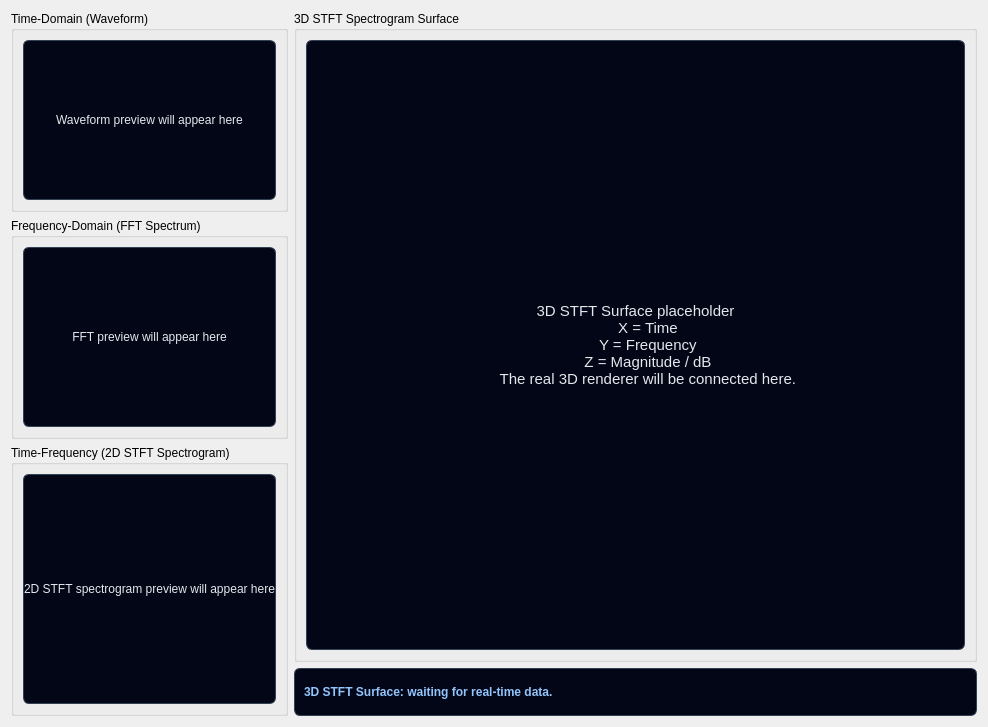
           <widget class="QWidget" name="tab3DStftSurface">
            <attribute name="title">
             <string>3D STFT Surface</string>
            </attribute>
            <layout class="QHBoxLayout" name="surface3DMainLayout">
             <item>
              <layout class="QVBoxLayout" name="surface3DLeftLayout">
               <item>
                <widget class="QGroupBox" name="group3DWaveform">
                 <property name="title">
                  <string>Time-Domain (Waveform)</string>
                 </property>
                 <layout class="QVBoxLayout" name="layout3DWaveform">
                  <item>
                   <widget class="QLabel" name="lbl3DWaveformPreview">
                    <property name="minimumSize">
                     <size>
                      <width>0</width>
                      <height>160</height>
                     </size>
                    </property>
                    <property name="styleSheet">
                     <string>background-color: #020617; color: #E5E7EB; border: 1px solid #334155; border-radius: 6px;</string>
                    </property>
                    <property name="text">
                     <string>Waveform preview will appear here</string>
                    </property>
                    <property name="alignment">
                     <set>Qt::AlignmentFlag::AlignCenter</set>
                    </property>
                   </widget>
                  </item>
                 </layout>
                </widget>
               </item>
               <item>
                <widget class="QGroupBox" name="group3DFft">
                 <property name="title">
                  <string>Frequency-Domain (FFT Spectrum)</string>
                 </property>
                 <layout class="QVBoxLayout" name="layout3DFft">
                  <item>
                   <widget class="QLabel" name="lbl3DFftPreview">
                    <property name="minimumSize">
                     <size>
                      <width>0</width>
                      <height>180</height>
                     </size>
                    </property>
                    <property name="styleSheet">
                     <string>background-color: #020617; color: #E5E7EB; border: 1px solid #334155; border-radius: 6px;</string>
                    </property>
                    <property name="text">
                     <string>FFT preview will appear here</string>
                    </property>
                    <property name="alignment">
                     <set>Qt::AlignmentFlag::AlignCenter</set>
                    </property>
                   </widget>
                  </item>
                 </layout>
                </widget>
               </item>
               <item>
                <widget class="QGroupBox" name="group3DStft2D">
                 <property name="title">
                  <string>Time-Frequency (2D STFT Spectrogram)</string>
                 </property>
                 <layout class="QVBoxLayout" name="layout3DStft2D">
                  <item>
                   <widget class="QLabel" name="lbl3DStft2DPreview">
                    <property name="minimumSize">
                     <size>
                      <width>0</width>
                      <height>230</height>
                     </size>
                    </property>
                    <property name="styleSheet">
                     <string>background-color: #020617; color: #E5E7EB; border: 1px solid #334155; border-radius: 6px;</string>
                    </property>
                    <property name="text">
                     <string>2D STFT spectrogram preview will appear here</string>
                    </property>
                    <property name="alignment">
                     <set>Qt::AlignmentFlag::AlignCenter</set>
                    </property>
                   </widget>
                  </item>
                 </layout>
                </widget>
               </item>
              </layout>
             </item>
             <item>
              <layout class="QVBoxLayout" name="surface3DRightLayout">
               <item>
                <widget class="QGroupBox" name="group3DSurface">
                 <property name="title">
                  <string>3D STFT Spectrogram Surface</string>
                 </property>
                 <layout class="QVBoxLayout" name="layout3DSurface">
                  <item>
                   <widget class="QLabel" name="lbl3DStftSurface">
                    <property name="minimumSize">
                     <size>
                      <width>620</width>
                      <height>610</height>
                     </size>
                    </property>
                    <property name="styleSheet">
                     <string>background-color: #020617; color: #E5E7EB; border: 1px solid #334155; border-radius: 6px; font-size: 15px;</string>
                    </property>
                    <property name="text">
                     <string>3D STFT Surface placeholder
						X = Time
						Y = Frequency
						Z = Magnitude / dB
						The real 3D renderer will be connected here.</string>
                    </property>
                    <property name="alignment">
                     <set>Qt::AlignmentFlag::AlignCenter</set>
                    </property>
                   </widget>
                  </item>
                 </layout>
                </widget>
               </item>
               <item>
                <widget class="QLabel" name="lbl3DStftMetrics">
                 <property name="styleSheet">
                  <string>background-color: #020617; color: #93C5FD; border: 1px solid #334155; border-radius: 6px; padding: 6px; font-weight: bold;</string>
                 </property>
                 <property name="text">
                  <string>3D STFT Surface: waiting for real-time data.</string>
                 </property>
                </widget>
               </item>
              </layout>
             </item>
            </layout>
           </widget>
